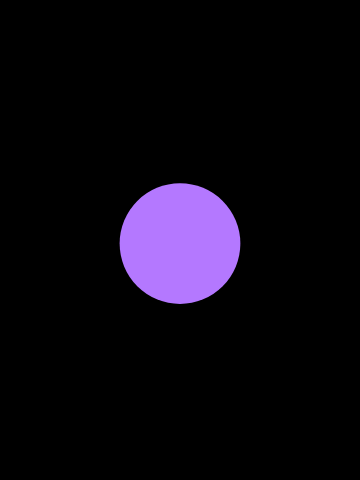
Frame 1 (no input)
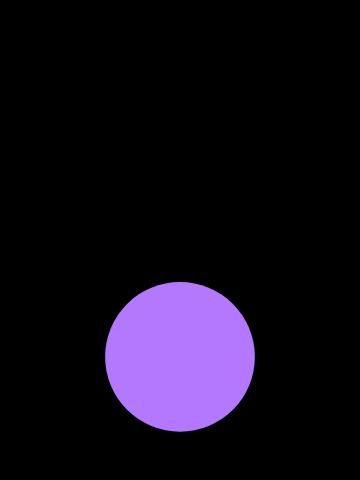
Frame 60 (no input)
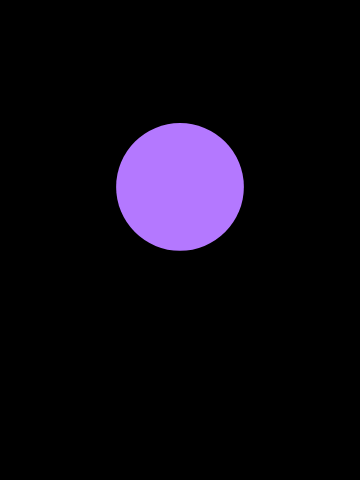
Frame 120 (the mouse pressed at the canvas centre since frame 60)

The p5.js sketch that drew these frames (run headless with seeded random() and noise() and a simulated clock; from frame 60 on, the mouse is pressed at the canvas centre):

// p5.js sketch
// ── sketch.js
function setup() {
  createCanvas(360, 480);
  noStroke();
}

function draw() {
  background(0);

  let t = frameCount * 0.03;

  // vertical movement
  let y = height / 2 + sin(t) * 120;

  // breathing size
  let size = 120 + sin(t * 0.8) * 30;

  fill(180, 120, 255);
  circle(width / 2, y, size);
}
